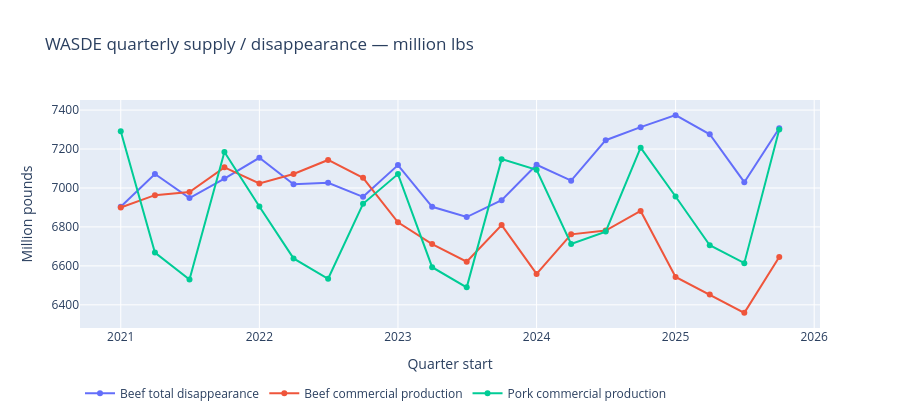

Notebook source saved alongside this figure:
### Code cell
quarterly_ids = (
    series_summary
    .filter(pl.col("frequency") == "quarterly")
    .sort("series_id")["series_id"]
    .to_list()
)

fig = go.Figure()
for sid in quarterly_ids:
    s = read_series(sid, OBS_PATH)
    fig.add_trace(
        go.Scatter(
            x=s["period_start"].to_list(),
            y=s["value"].to_list(),
            name=s["series_name"][0],
            mode="lines+markers",
        )
    )

fig.update_layout(
    title="WASDE quarterly supply / disappearance — million lbs",
    xaxis_title="Quarter start",
    yaxis_title="Million pounds",
    height=420,
    hovermode="x unified",
    legend=dict(orientation="h", yanchor="bottom", y=-0.35, xanchor="left", x=0),
)
fig.show()

### Figure 1 — Plotly figure (JSON) as saved in the notebook; plotly's stock layout.template omitted (floating-point values rounded to 4 significant figures)
{"data": [{"mode": "lines+markers", "name": "Beef total disappearance", "type": "scatter", "x": ["2021-01-01", "2021-04-01", "2021-07-01", "2021-10-01", "2022-01-01", "2022-04-01", "2022-07-01", "2022-10-01", "2023-01-01", "2023-04-01", "2023-07-01", "2023-10-01", "2024-01-01", "2024-04-01", "2024-07-01", "2024-10-01", "2025-01-01", "2025-04-01", "2025-07-01", "2025-10-01"], "y": [6904.0, 7072.0, 6948.0, 7049.0, 7155.0, 7019.0, 7026.0, 6954.0, 7117.0, 6903.0, 6851.0, 6937.0, 7119.0, 7038.0, 7245.0, 7312.0, 7374.0, 7276.0, 7030.0, 7307.0]}, {"mode": "lines+markers", "name": "Beef commercial production", "type": "scatter", "x": ["2021-01-01", "2021-04-01", "2021-07-01", "2021-10-01", "2022-01-01", "2022-04-01", "2022-07-01", "2022-10-01", "2023-01-01", "2023-04-01", "2023-07-01", "2023-10-01", "2024-01-01", "2024-04-01", "2024-07-01", "2024-10-01", "2025-01-01", "2025-04-01", "2025-07-01", "2025-10-01"], "y": [6900.0, 6963.0, 6979.0, 7106.0, 7023.0, 7072.0, 7144.0, 7052.0, 6824.0, 6712.0, 6622.0, 6810.0, 6559.0, 6762.0, 6782.0, 6882.0, 6543.0, 6453.0, 6359.0, 6646.0]}, {"mode": "lines+markers", "name": "Pork commercial production", "type": "scatter", "x": ["2021-01-01", "2021-04-01", "2021-07-01", "2021-10-01", "2022-01-01", "2022-04-01", "2022-07-01", "2022-10-01", "2023-01-01", "2023-04-01", "2023-07-01", "2023-10-01", "2024-01-01", "2024-04-01", "2024-07-01", "2024-10-01", "2025-01-01", "2025-04-01", "2025-07-01", "2025-10-01"], "y": [7292.0, 6668.0, 6530.0, 7185.0, 6904.0, 6638.0, 6534.0, 6919.0, 7071.0, 6593.0, 6490.0, 7148.0, 7093.0, 6713.0, 6776.0, 7207.0, 6956.0, 6706.0, 6614.0, 7301.0]}], "layout": {"height": 420, "hovermode": "x unified", "legend": {"orientation": "h", "x": 0, "xanchor": "left", "y": -0.35, "yanchor": "bottom"}, "title": {"text": "WASDE quarterly supply / disappearance — million lbs"}, "xaxis": {"title": {"text": "Quarter start"}}, "yaxis": {"title": {"text": "Million pounds"}}}}
